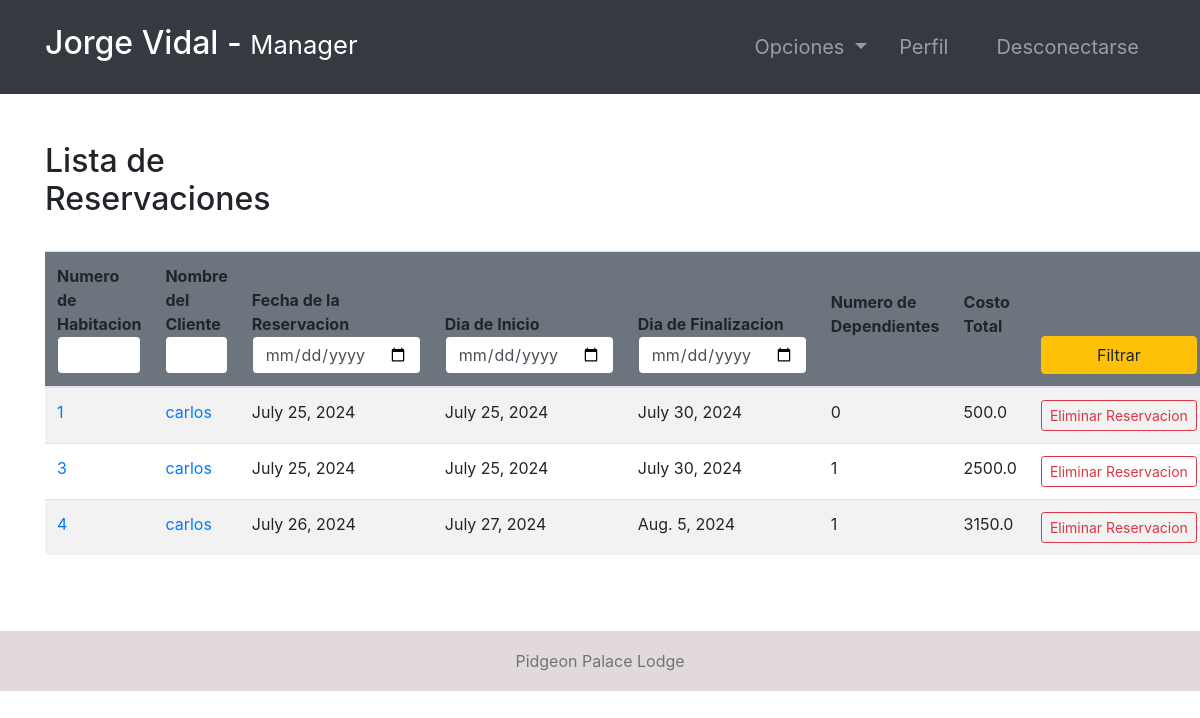
/bookings/ (signed in), run on the app's committed database.
### room/models.py (models this page shows, shortened)
class Booking(models.Model):
    roomNumber = models.ForeignKey(Room, on_delete=models.CASCADE)
    guest = models.ForeignKey(Guest, null=True, on_delete=models.CASCADE)
    dateOfReservation = models.DateField(default=timezone.now)
    startDate = models.DateField()
    endDate = models.DateField()
    def numOfDep(self):
        return Dependees.objects.filter(booking=self).count()

class Room(models.Model):
    ROOM_TYPES = (
        ('King', 'King'),
        ('Luxury', 'Luxury'),
        ('Normal', 'Normal'),
        ('Economic', 'Economic'),
    )
    number = models.IntegerField(primary_key=True)
    capacity = models.SmallIntegerField()
    numberOfBeds = models.SmallIntegerField()
    roomType = models.CharField(max_length=20, choices=ROOM_TYPES)
    price = models.FloatField()
    statusStartDate = models.DateField(null=True)
    statusEndDate = models.DateField(null=True)

### accounts/models.py (models this page shows, shortened)
class Guest(models.Model):
    user = models.OneToOneField(User, null=True, on_delete=models.CASCADE)
    phoneNumber = PhoneNumberField(unique=True)

### room/views.py (the view, shortened to what this page needs)
# urls.py: path('bookings/', bookings, name="bookings"),
@login_required(login_url='login')
def bookings(request):
    import datetime
    role = str(request.user.groups.all()[0])
    path = role + "/"
    bookings = Booking.objects.all()
    totals = {}  # <booking : total>
    for booking in bookings:
        start_date = datetime.datetime.strptime(
            str(booking.startDate), "%Y-%m-%d")
        end_date = datetime.datetime.strptime(str(booking.endDate), "%Y-%m-%d")
        numberOfDays = abs((end_date-start_date).days)
        price = Room.objects.get(number=booking.roomNumber.number).price
        total = price * numberOfDays
        totals[booking] = total
    context = {
        "role": role,
        'bookings': bookings,
        'totals': totals
    }
    return render(request, path + "bookings.html", context)

### Templates/manager/bookings.html
{% extends '../index.html' %}
{% block context %}
{% include '../common_pages/bookings.html' %}
{% endblock %}

### Templates/incs/nav.html (shortened to what this page needs)
<nav class="navbar navbar-dark bg-dark navbar-expand-lg py-3 " role="navigation">
    <div class="container">
        <a href="" class="navbar-brand">
            <h2 class="text-capitalize">
                {{ request.user.first_name }} {{ request.user.last_name }} -
                <small>
                    {{ role }}
                </small>
            </h2>
        </a>
        <div class="collapse navbar-collapse" id="navbarTags">
            <ul class="navbar-nav ml-auto">
                <li class="nav-item dropdown p-2">
                    <a class="nav-link dropdown-toggle" href="#" id="navbarDropdown" role="button"
                        data-toggle="dropdown" aria-haspopup="true" aria-expanded="false">
                        Opciones
                    </a>
                </li>
                <li class="nav-item mr-3 p-2">
                    {% if role == 'staff' or role == 'receptionist' or role == 'admin' or role == 'manager' %}
                    <a href="{% url 'employee-profile' user.id %}" class="nav-link">Perfil</a>
                    {% endif %}
                </li>
                <li class="nav-item p-2 ">
                    <a href="{% url 'logout' %}" class="nav-link">Desconectarse</a>
                </li>
            </ul>
        </div>
    </div>
</nav>

### Templates/common_pages/bookings.html (shortened to what this page needs)
<div class="container py-5">
    <div class="table-header row">
        <div class="col-sm-12 col-md-12 col-lg-4 mb-4">
            <h2>Lista de Reservaciones</h2>
        </div>
    </div>
    <table class="table table-hover table-striped">
        <thead class="bg-secondary rounded">
            <tr>
                <form action="" method="POST">
                    <th>Numero de Habitacion<input type="number" min="0" name="number" value="{{number}}"
                            class="form-control border border-secondary"></th>
                    <th>Nombre del Cliente<input type="text" name="name" value="{{name}}"
                            class="form-control border border-secondary"></th>
                    <th>Fecha de la Reservacion<input type="date" name="rez" value="{{rez}}"
                            class="form-control border border-secondary"></th>
                    <th>Dia de Inicio<input type="date" name="fd" value="{{fd}}"
                            class="form-control border border-secondary"></th>
                    <th>Dia de Finalizacion<input type="date" name="ed" value="{{ed}}" class="form-control border border-secondary">
                    </th>
                    <th class="pb-5">Numero de Dependientes</th>
                    <th class="pb-5">Costo Total</th>
                    <th><button type="submit" name="filter" class="btn btn-warning w-100">Filtrar</button></th>
                </form>
            </tr>
        </thead>
        <tbody>
            {% for b in bookings %}
            <tr>
                <td><a href="{% url 'room-profile' b.roomNumber.number %}">{{b.roomNumber.number}}</a></td>
                <td><a href="{% url 'guest-profile' b.guest.user.id %}">{{b.guest.user.first_name}}</a></td>
                <td>{{ b.dateOfReservation }}</td>
                <td>{{ b.startDate }}</td>
                <td>{{ b.endDate }}</td>
                <td>{{ b.numOfDep }}</td>
                <td>
                    {% for key, value in totals.items %}
                    {% if key == b %}
                    {{ value }}
                    {% endif %}
                    {% endfor %}
                </td>
                {% if role == "admin" or role == 'manager' %}
                <td> <a href="{% url 'deleteBooking' b.id %}"
                        class="btn btn-sm btn-outline-danger">Eliminar&nbsp;Reservacion</a></td>
                {% endif %}
            </tr>
            {% endfor %}
        </tbody>
    </table>
</div>

### static/css/main.css (style rules this page uses)
* { margin: 0; padding: 0; -webkit-font-smoothing: antialiased; }
body { position: relative; }
nav .nav-item { font-size: 20px; }

### data on the page
Booking: roomNumber.number "1", guest.user.first_name "carlos", dateOfReservation "July 25, 2024", startDate "July 25, 2024", endDate "July 30, 2024", numOfDep "0", value "500.0"
Booking: roomNumber.number "3", guest.user.first_name "carlos", dateOfReservation "July 25, 2024", startDate "July 25, 2024", endDate "July 30, 2024", numOfDep "1", value "2500.0"
Booking: roomNumber.number "4", guest.user.first_name "carlos", dateOfReservation "July 26, 2024", startDate "July 27, 2024", endDate "Aug. 5, 2024", numOfDep "1", value "3150.0"

### other printed values
{{ request.user.first_name }} "Jorge"
{{ request.user.last_name }} "Vidal"
{{ role }} "Manager"
